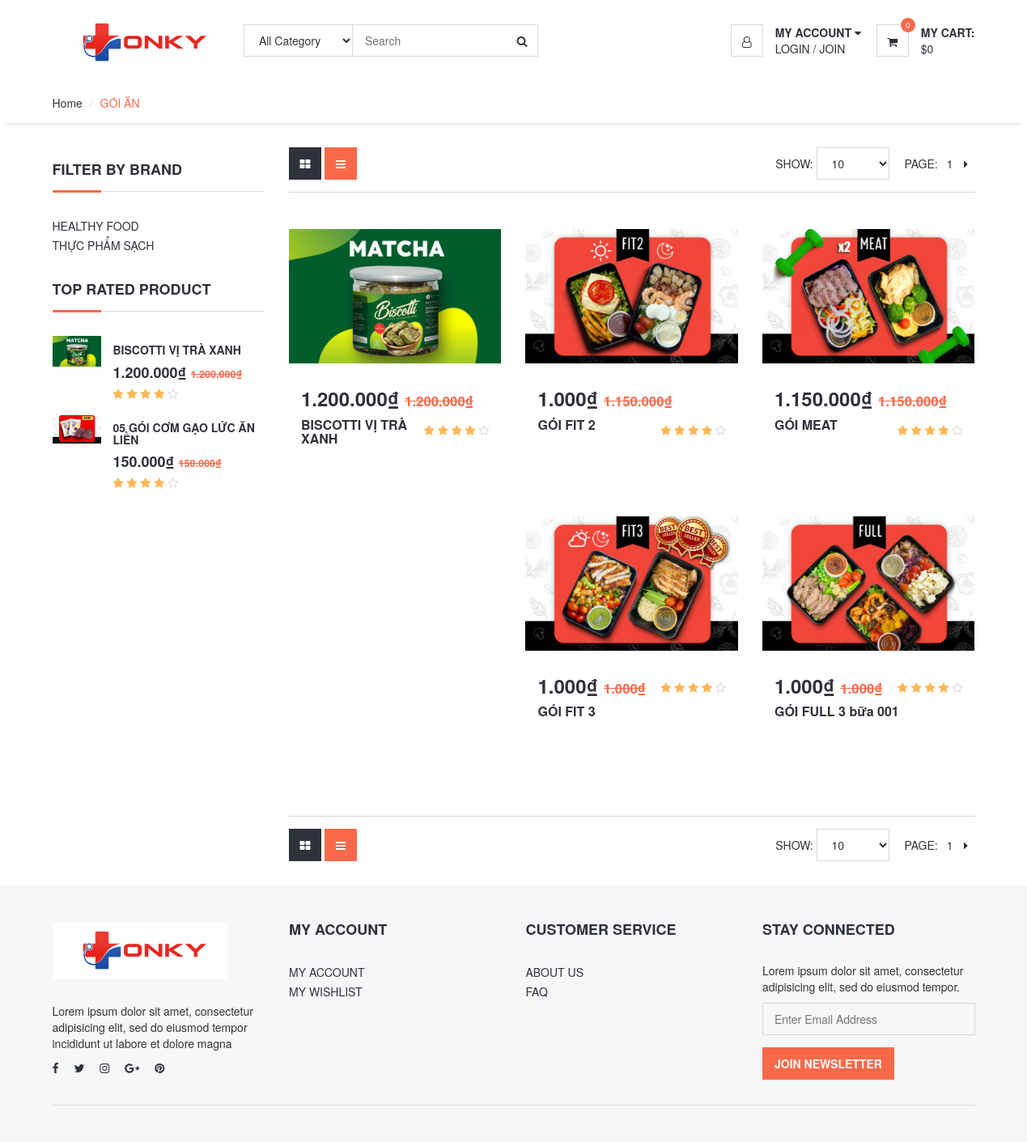
/index.php?option=product&cat=goi-an, run on the app's committed database.
### tables this page shows
CREATE TABLE `latnt_category` (
  `id` int(11) UNSIGNED NOT NULL,
  `name` varchar(255) NOT NULL,
  `slug` varchar(255) NOT NULL,
  `parentid` int(11) UNSIGNED NOT NULL,
  `orders` int(11) UNSIGNED NOT NULL,
  `metakey` varchar(150) NOT NULL,
  `metadesc` varchar(150) NOT NULL,
  `created_at` timestamp NOT NULL DEFAULT '0000-00-00 00:00:00',
  `created_by` int(11) UNSIGNED NOT NULL DEFAULT 1,
  `updated_at` timestamp NOT NULL DEFAULT '0000-00-00 00:00:00',
  `updated_by` int(11) UNSIGNED NOT NULL DEFAULT 1,
  `status` int(11) NOT NULL DEFAULT 1
);

CREATE TABLE `latnt_product` (
  `id` int(11) UNSIGNED NOT NULL,
  `catid` int(11) NOT NULL,
  `name` varchar(255) NOT NULL,
  `slug` varchar(255) NOT NULL,
  `qr_code` varchar(255) NOT NULL,
  `img` varchar(100) NOT NULL,
  `detail` longtext NOT NULL,
  `number` int(11) UNSIGNED NOT NULL,
  `numberReceipt` int(11) NOT NULL,
  `price` float(12,0) NOT NULL,
  `pricesale` float(12,0) NOT NULL,
  `metakey` varchar(150) NOT NULL,
  `metadesc` varchar(150) NOT NULL,
  `created_at` timestamp NOT NULL DEFAULT '0000-00-00 00:00:00',
  `created_by` int(11) UNSIGNED NOT NULL DEFAULT 1,
  `updated_at` timestamp NOT NULL DEFAULT '0000-00-00 00:00:00',
  `updated_by` int(11) UNSIGNED NOT NULL DEFAULT 1,
  `status` int(11) NOT NULL DEFAULT 1
);

### system/load.php (called while the page is built, shortened)
<?php
function loadComponent($page=true)
{
	$pathView='views/';
	if($page==true)
	{
		$pathView.='pages/';
		if(isset($_REQUEST['option']))
		{
			$pathView.=$_REQUEST['option'];
			if($_REQUEST['option']=='cart')
			{
				if(isset($_REQUEST['cat']))
				{
					$pathView.='-'.$_REQUEST['cat'].'.php';
				}
				else
				{
					$pathView.='.php';
				}
			}
			else
			{
				if(isset($_REQUEST['id']))
				{
					$pathView.='-detail.php';
				}
				else
				{
					if(isset($_REQUEST['cat']))
					{
						$pathView.='-category.php';
					}
					else
					{
						$pathView.='.php';
					}
				}
			}
		}
		else
		{
			$pathView.='home.php';
		}
	}
	require_once($pathView);
}
function loadModel($name)
{
	$model = ucfirst(strtolower($name));
	$pathView ='models/'.$model.'.php';
	return new $model;
}
function loadClass($name)
{
	$name=ucfirst(strtolower($name));
	$pathClass='system/'.$name.'.php';
	return new $name;
}
?>

### index.php (called while the page is built, shortened)
<?php
require_once('system/Database.php');
require_once('system/load.php');
loadComponent();
  ?>

### system/cart.php (called while the page is built, shortened)
<?php
class Cart
{
	function cart_content()
	{
		return NULL;
	}
	function cart_total_all_product()
	{
	if(!isset($_SESSION['cart']))
		{
			return 0;
		}
	}
}
 ?>

### system/Database.php (called while the page is built, shortened)
<?php
 class Database extends config
 {
 	function __construct()
 	{
 		$this->conn = mysqli_connect($this->host,$this->user,$this->pass,$this->db);
 		mysqli_set_charset($this->conn,"utf8");
 	}
 	function QueryOne($sql)
 	{
 		$result=mysqli_query($this->conn,$sql);
 		$row=mysqli_fetch_assoc($result);
 		return $row;
 	}
 	function QueryAll($sql)
 	{
 		$result=mysqli_query($this->conn, $sql);
 		$a=array();
 		while($row=mysqli_fetch_assoc($result))
 		{
 			$a[]=$row;
 		}
 		return $a;
 	}
 	function QueryCount($sql)
 	{
 		$result = mysqli_query($this->conn,$sql);
 		$count=mysqli_num_rows($result);
 		return $count;
 	}
 }
  ?>

### models/Category.php (called while the page is built, shortened)
<?php
class Category extends Database
{
	function category_parentid($parentid=0)
	{
		$sql="SELECT * FROM latnt_category WHERE status='1' AND parentid='$parentid' ORDER BY orders ASC";
		return $this->QueryAll($sql);
	}
function category_rowslug($slug)
	{
		$sql="SELECT * FROM latnt_category WHERE status='1' AND slug='$slug'";
		return $this->QueryOne($sql);
	}
function category_listid($parentid)
	{
		$arr=array();
		$arr[]=$parentid;
		$list1=$this->category_parentid($parentid);
		return $arr;
	}
}
  ?>

### models/Product.php (called while the page is built, shortened)
<?php
class product extends Database
{
	function product_list($limit=20)
	{
		$sql="SELECT * FROM latnt_product WHERE status='1' ORDER BY RAND() DESC LIMIT $limit";
		return $this->QueryAll($sql);
	}
	function Product_all_catid($list_catid,$first,$limit)
	{
		$strin=implode(',',$list_catid);
		$sql="SELECT * FROM latnt_product WHERE status='1' AND catid IN($strin)  ORDER BY created_at DESC LIMIT $first,$limit";
		return $this->QueryAll($sql);
	}
	function product_all_count_catid($list_catid)
	{
		$strin=implode(',',$list_catid);
		$sql="SELECT * FROM latnt_product WHERE status='1' AND catid IN($strin) ";
		return $this->QueryCount($sql);
	}
}
  ?>

### views/pages/product-category.php (the view, shortened to what this page needs)
<?php
$product = loadModel('product');
$category = loadModel('category');
$slug = $_REQUEST['cat'];
$row_cat=$category->category_rowslug($slug);
$list_catid=$category->category_listid($row_cat['id']);
$pt = loadClass('phantrang');
$limit = 15;
$first = $pt->pageFirst($limit);
$list_product = $product->Product_all_catid($list_catid,$first,$limit);
$total = $product->product_all_count_catid($list_catid);
$list_product_sale=$product->product_list(2);
?>
 <?php require_once('views/header.php');  ?>
	<div id="breadcrumb">
		<div class="container">
			<ul class="breadcrumb">
				<li><a href="#">Home</a></li>
				<li class="active"><?php echo $row_cat['name'] ?></li>
			</ul>
		</div>
	</div>
	<div class="section">
		<div class="container">
			<div class="row">
				<div id="aside" class="col-md-3">
					<div class="aside">
						<h3 class="aside-title">Filter by Brand</h3>
						<ul class="list-links">
							<li><a href="#">Healthy food</a></li>
							<li><a href="#">Thực phẩm sạch</a></li>
						</ul>
					</div>
					<div class="aside">
						<h3 class="aside-title">Top Rated Product</h3>
						<?php foreach($list_product_sale as $rlist): ?>
						<div class="product product-widget">
							<div class="product-thumb">
								<img src="public/img/<?php echo $rlist['img'];?>" alt="">
							</div>
							<div class="product-body">
								<h2 class="product-name"><a href="index.php?option=product&id=<?php  echo $rlist['slug']; ?>"><?php echo $rlist['name'];?></a></h2>
								<h3 class="product-price"><?php echo number_format($rlist['pricesale'], 0, ',', '.'); ?>₫ <del class="product-old-price"><?php echo number_format($rlist['price'], 0, ',', '.'); ?>₫</del></h3>
								<div class="product-rating">
									<i class="fa fa-star"></i>
									<i class="fa fa-star"></i>
									<i class="fa fa-star"></i>
									<i class="fa fa-star"></i>
									<i class="fa fa-star-o empty"></i>
								</div>
							</div>
						</div>
					<?php endforeach; ?>
					</div>
				</div>
				<div id="main" class="col-md-9">
					<div class="store-filter clearfix">
						<div class="pull-left">
							<div class="row-filter">
								<a href="#"><i class="fa fa-th-large"></i></a>
								<a href="#" class="active"><i class="fa fa-bars"></i></a>
							</div>
						</div>
						<div class="pull-right">
							<div class="page-filter">
								<span class="text-uppercase">Show:</span>
								<select class="input">
										<option value="0">10</option>
									</select>
							</div>
							<ul class="store-pages">
								<li><span class="text-uppercase">Page:</span></li>
								<?php
						echo $pt->pageLink($total,$limit,'index.php?option=product');
					?>
								<li><a href="#"><i class="fa fa-caret-right"></i></a></li>
							</ul>
						</div>
					</div>
					<div id="store">
						<div class="row">
							 <?php foreach($list_product as $rlist): ?>
							<div class="col-md-4 col-sm-6 col-xs-6">
								<div class="product product-single">
									<div class="product-thumb">
										<img src="public/img/<?php echo $rlist['img'];?>" alt="">
									</div>
									<div class="product-body">
										<h3 class="product-price"><?php echo number_format($rlist['pricesale'], 0, ',', '.'); ?>₫ <del class="product-old-price"><?php echo number_format($rlist['price'], 0, ',', '.'); ?>₫</del></h3>
										<div class="product-rating">
											<i class="fa fa-star"></i>
											<i class="fa fa-star"></i>
											<i class="fa fa-star"></i>
											<i class="fa fa-star"></i>
											<i class="fa fa-star-o empty"></i>
										</div>
										<h2 class="product-name"><a href="index.php?option=product&id=<?php  echo $rlist['slug']; ?>"><?php echo $rlist['name'];?></a></h2>
									</div>
								</div>
							</div>
								<?php endforeach; ?>
						</div>
					</div>
					<div class="store-filter clearfix">
						<div class="pull-left">
							<div class="row-filter">
								<a href="#"><i class="fa fa-th-large"></i></a>
								<a href="#" class="active"><i class="fa fa-bars"></i></a>
							</div>
						</div>
						<div class="pull-right">
							<div class="page-filter">
								<span class="text-uppercase">Show:</span>
								<select class="input">
										<option value="0">10</option>
									</select>
							</div>
							<ul class="store-pages">
								<li><span class="text-uppercase">Page:</span></li>
							<?php
						echo $pt->pageLink($total,$limit,'index.php?option=product');
					?>
								<li><a href="#"><i class="fa fa-caret-right"></i></a></li>
							</ul>
						</div>
					</div>
				</div>
			</div>
		</div>
	</div>
 <?php require_once('views/footer.php');  ?>

### views/header.php (shortened to what this page needs)
<?php $cart = loadClass('cart');
$list_cart = $cart->cart_content();
$category = loadModel('Category');
$listcat1 = $category->category_parentid(0);
?>
<!DOCTYPE html>
<html lang="en">
<head>
	<link type="text/css" rel="stylesheet" href="public/css/bootstrap.min.css" />
	<link type="text/css" rel="stylesheet" href="public/css/slick.css" />
	<link type="text/css" rel="stylesheet" href="public/css/slick-theme.css" />
	<link type="text/css" rel="stylesheet" href="public/css/nouislider.min.css" />
	<link rel="stylesheet" href="public/css/font-awesome.min.css">
	<link type="text/css" rel="stylesheet" href="public/css/style.css" />
</head>
<body>
	<header>
		<div id="header">
			<div class="container">
				<div class="pull-left">
					<div class="header-logo">
						<a class="logo" href="index.php">
							<img src="public/img/logo.png" alt="">
						</a>
					</div>
					<div class="header-search">
						 <form action="index.php?option=Search" method="get">
      						 <input class="input search-input" value="<?php  if(isset($_REQUEST['keyword'])){echo $_REQUEST['keyword'];} ?>" name="keyword"  type="search" placeholder="Search" aria-label="Search">
							<select class="input search-categories">
								<option   value="0">All Category</option>
							</select>
							<button class="search-btn"><i class="fa fa-search"></i></button>
						</form>
					</div>
				</div>
				<div class="pull-right">
					<ul class="header-btns">
						<li class="header-account dropdown default-dropdown">
							<div class="dropdown-toggle" role="button" data-toggle="dropdown" aria-expanded="true">
								<div class="header-btns-icon">
									<i class="fa fa-user-o"></i>
								</div>
								<strong class="text-uppercase">My Account <i class="fa fa-caret-down"></i></strong>
							</div>
							<?php if(isset($_SESSION['customer_id'])) { ?>
							<a href="index.php?option=logout" class="text-uppercase">LOGOUT</a>
							<?php } else { ?>
							<a href="index.php?option=login" class="text-uppercase">Login</a>
							<?php } ?>/ <a href="#" class="text-uppercase">Join</a>
						</li>
						<li id="ajax_11" class="header-cart dropdown default-dropdown">
							<a class="dropdown-toggle" data-toggle="dropdown" aria-expanded="true">
								<div class="header-btns-icon">
									<i class="fa fa-shopping-cart"></i>
									<span class="qty"> <?php echo $cart->cart_total_all_product(); ?></span>
								</div>
								<strong class="text-uppercase">My Cart:</strong>
								<br>
								<span class="total" ><?php if($list_cart!=null): ?>$<?php echo number_format($total_money); ?><?php else: ?> $<?php echo '0';?><?php endif; ?></span>
							</a>
						</li>
					</ul>
				</div>
			</div>
		</div>
	</header>

### system/Phantrang.php (shortened to what this page needs)
<?php
class Phantrang
{
    function pageCurrent()
    {
        $page=1;
        return $page;
    }
    function pageFirst($limit)
    {
        $current = $this->pageCurrent();
        return ($current-1)*$limit;
    }
    function pageLink($total,$limit,$url)
    {
        $pageNumber=ceil($total/$limit);
        $pageLink='';
        for($i=1;$i<=$pageNumber;$i++)
        {
            $pageLink.='<li class="page-item">';
            $pageLink.=' <a  class="page-link" href="'.$url.'&page='.$i.'">'.$i.'</a> ';
            $pageLink.='</li>';
        }
        return $pageLink;
    }
}
?>

### views/footer.php (shortened to what this page needs)
	<footer id="footer" class="section section-grey">
		<div class="container">
			<div class="row">
				<div class="col-md-3 col-sm-6 col-xs-6">
					<div class="footer">
						<div class="footer-logo">
							<a class="logo" href="#">
		            <img src="public/img/logo.png" alt="">
		          </a>
						</div>
						<p>Lorem ipsum dolor sit amet, consectetur adipisicing elit, sed do eiusmod tempor incididunt ut labore et dolore magna</p>
						<ul class="footer-social">
							<li><a href="#"><i class="fa fa-facebook"></i></a></li>
							<li><a href="#"><i class="fa fa-twitter"></i></a></li>
							<li><a href="#"><i class="fa fa-instagram"></i></a></li>
							<li><a href="#"><i class="fa fa-google-plus"></i></a></li>
							<li><a href="#"><i class="fa fa-pinterest"></i></a></li>
						</ul>
					</div>
				</div>
				<div class="col-md-3 col-sm-6 col-xs-6">
					<div class="footer">
						<h3 class="footer-header">My Account</h3>
						<ul class="list-links">
							<li><a href="#">My Account</a></li>
							<li><a href="">My Wishlist</a></li>
						</ul>
					</div>
				</div>
				<div class="col-md-3 col-sm-6 col-xs-6">
					<div class="footer">
						<h3 class="footer-header">Customer Service</h3>
						<ul class="list-links">
							<li><a href="#">About Us</a></li>
							<li><a href="#">FAQ</a></li>
						</ul>
					</div>
				</div>
				<div class="col-md-3 col-sm-6 col-xs-6">
					<div class="footer">
						<h3 class="footer-header">Stay Connected</h3>
						<p>Lorem ipsum dolor sit amet, consectetur adipisicing elit, sed do eiusmod tempor.</p>
						<form>
							<div class="form-group">
								<input class="input" placeholder="Enter Email Address">
							</div>
							<button class="primary-btn">Join Newsletter</button>
						</form>
					</div>
				</div>
			</div>
			<hr>
		</div>
	</footer>
</body>
</html>

### data on the page
latnt_category: name "GÓI ĂN"
latnt_product: img (picture), name "BISCOTTI VỊ TRÀ XANH", pricesale "1.200.000", price "1.200.000"
latnt_product: img (picture), name "05 GÓI CƠM GẠO LỨC ĂN LIỀN", pricesale "150.000", price "150.000"
latnt_product: img (picture), pricesale "1.000", price "1.150.000", name "GÓI FIT 2"
latnt_product: img (picture), pricesale "1.150.000", price "1.150.000", name "GÓI MEAT"
latnt_product: img (picture), pricesale "1.000", price "1.000", name "GÓI FIT 3"
latnt_product: img (picture), pricesale "1.000", price "1.000", name "GÓI FULL 3 bữa 001"

### other printed values
$cart->cart_total_all_product() "0"
